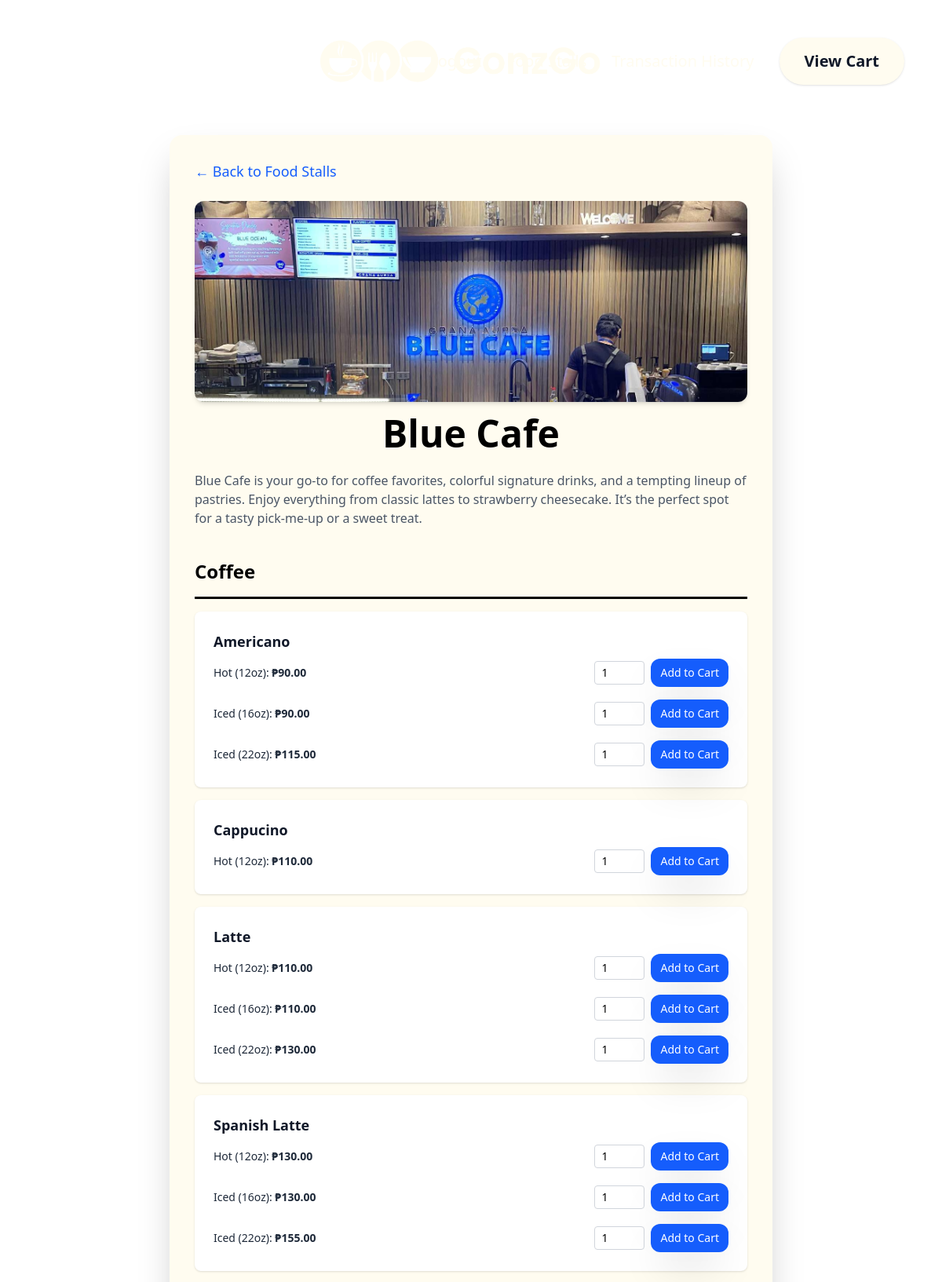
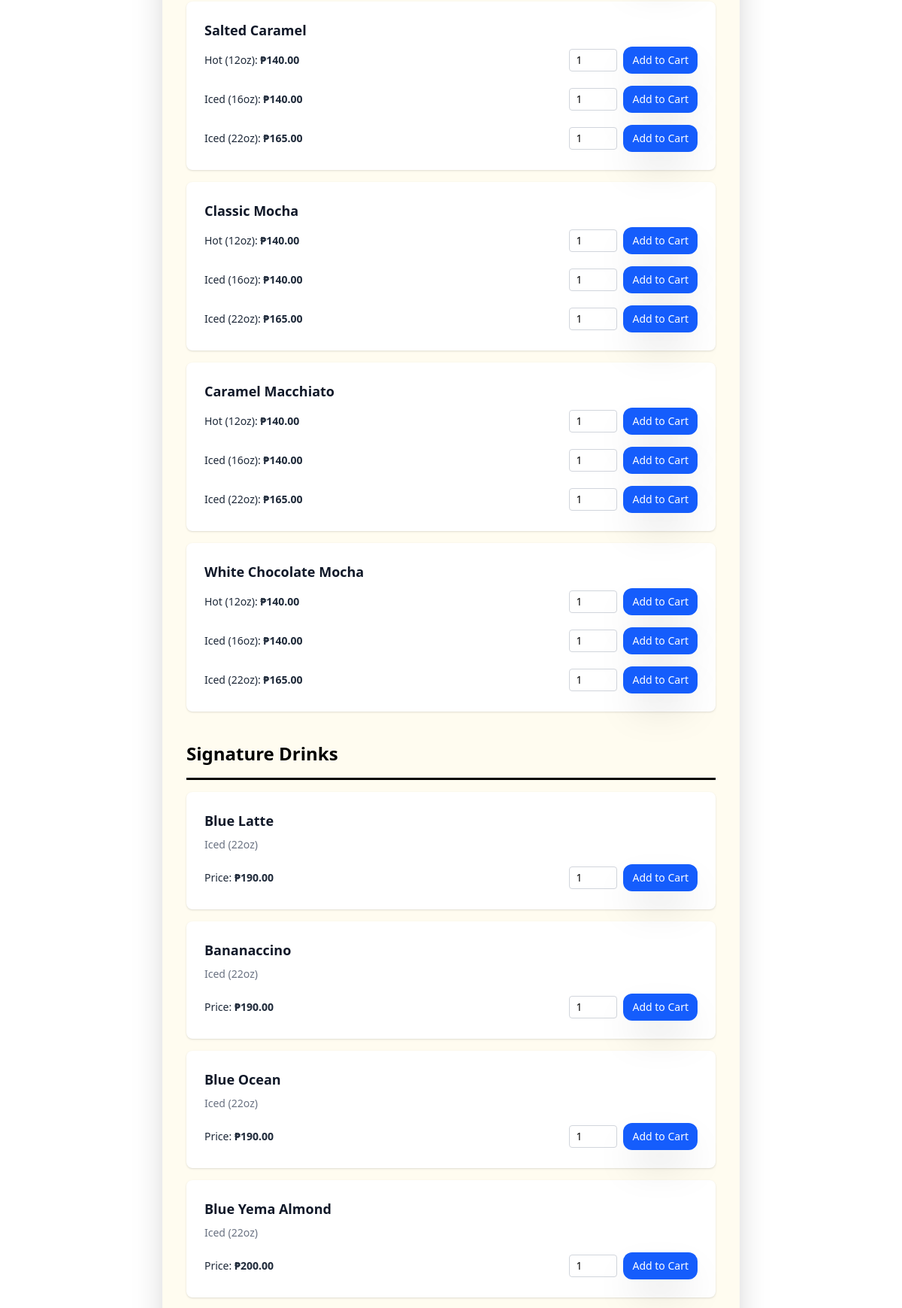
/stalls/blue-cafe (signed in, upper part), run on the app's committed database (2 pictures, top to bottom).
### stalls/models.py (models this page shows, shortened)
class FoodStall(models.Model):
    name = models.CharField(max_length=100)
    description = models.TextField(blank=True)
    slug = models.SlugField(unique=True)
    image = models.ImageField(upload_to='stalls/', blank=True)
    qr_code = models.ImageField(upload_to="stall_qrcodes/", blank=True, null=True)
    owner = models.ForeignKey(
        User,
        on_delete=models.CASCADE,
        null=True,
        blank=True,
        default=None,
        related_name='owned_stalls'
    )

class MenuCategory(models.Model):
    stall = models.ForeignKey(FoodStall, on_delete=models.CASCADE, related_name='categories')
    name = models.CharField(max_length=100)
    class Meta:
        verbose_name_plural = "Menu categories"

class MenuItem(models.Model):
    category = models.ForeignKey(MenuCategory, on_delete=models.CASCADE, related_name='items')
    name = models.CharField(max_length=100)
    description = models.TextField(blank=True)
    price = models.DecimalField(max_digits=6, decimal_places=2, blank=True, null=True)

class MenuOption(models.Model):
    item = models.ForeignKey('MenuItem', on_delete=models.CASCADE, related_name='options')
    name = models.CharField(max_length=50)
    price = models.DecimalField(max_digits=6, decimal_places=2)

### stalls/views.py (the view)
# urls.py: path('<slug:slug>', views.stall_page, name='stall_page'),
@login_required
def stall_page(request, slug):
    stall = FoodStall.objects.get(slug=slug)
    categories = stall.categories.prefetch_related('items')
    return render(request, 'stalls/stall_page.html', {
        'stall': stall,
        'categories': categories
    })

### stalls/templates/stalls/stall_page.html (shortened to what this page needs)
{% load static %}
<!DOCTYPE html>
<html lang="en">
  <head>
    <script src="https://cdn.jsdelivr.net/npm/@tailwindcss/browser@4"></script>
  </head>
  <body class="min-h-screen bg-[url('{% static 'images/background.png' %}')] bg-cover bg-center bg-fixed">
    <nav class="relative flex items-center justify-center py-12 px-12 mb-4">
      <div class="absolute left-1/2 -translate-x-1/2 flex items-center">
        <a href="{% url 'landing' %}"><img src="{% static 'images/logo-2.png' %}" alt="GonzGo Logo" class="w-96" /></a>
      </div>
      <div class="ml-auto flex items-center space-x-8">
        <form action="{% url 'users:logout' %}" method="post" style="display: inline">
          <button type="submit" class="cursor-pointer text-xl text-[#fffcf0] font-medium hover:underline">Logout</button>
        </form>
        <a href="{% url 'stalls:stall_list' %}" class="cursor-pointer text-xl text-[#fffcf0] font-medium hover:underline">Food Stalls</a>
        <a href="{% url 'stalls:transaction_history' %}" class="cursor-pointer text-xl text-[#fffcf0] font-medium hover:underline">Transaction History</a>
        <a href="{% url 'stalls:view_cart' %}" class="bg-[#fffcf0] text-xl text-gray-900 font-semibold px-8 py-4 rounded-full shadow transition hover:bg-gray-100">View Cart</a>
      </div>
    </nav>
    <div class="bg-[#fffcf0] w-3xl mx-auto py-8 px-8 rounded-2xl shadow-2xl mb-12">
      <a href="{% url 'stalls:stall_list' %}" class="inline-block mb-6 text-blue-600 hover:underline text-lg"> ← Back to Food Stalls </a>
      {% if stall.image %}
      <img src="{{ stall.image.url }}" alt="{{ stall.name }}" class="w-full h-64 object-cover object-top rounded-xl mb-4 shadow-md" />
      {% endif %}
      <h1 class="text-5xl font-bold mb-6 text-center">{{ stall.name }}</h1>
      <p class="text-gray-600 mb-10">{{ stall.description }}</p>
      {% for category in categories %}
      <h2 class="border-b-3 pb-4 text-2xl font-semibold mb-4 mt-10">{{ category.name }}</h2>
      {% for item in category.items.all %}
      <div class="mb-4">
        <div class="bg-white rounded-lg shadow p-6">
          <h3 class="text-lg font-bold text-gray-900 mb-2">{{ item.name }}</h3>
          {% if item.description %}
          <p class="text-sm text-gray-500 mb-4">{{ item.description }}</p>
          {% endif %} {% if item.options.all %}
          <div class="space-y-4">
            {% for option in item.options.all %}
            <form method="post" action="{% url 'stalls:add_to_cart' %}" class="flex items-center justify-between">
              <div class="text-sm text-gray-800">{{ option.name }}: <span class="font-semibold">₱{{ option.price }}</span></div>
              <div class="flex items-center space-x-2">
                <input type="number" name="quantity" value="1" min="1" class="w-16 text-sm px-2 py-1 border border-gray-300 rounded text-left" />
                <button type="submit" class="cursor-pointer inline-block px-3 py-2 bg-blue-600 text-white text-sm rounded-xl shadow-2xl hover:bg-blue-700 transition">Add to Cart</button>
              </div>
            </form>
            {% endfor %}
          </div>
          {% else %}
          <form method="post" action="{% url 'stalls:add_to_cart' %}" class="flex items-center justify-between mt-4">
            <div class="text-sm text-gray-800">Price: <span class="font-semibold">₱{{ item.price }}</span></div>
            <div class="flex items-center space-x-2">
              <input type="number" name="quantity" value="1" min="1" class="w-16 text-sm px-2 py-1 border border-gray-300 rounded text-left" />
              <button type="submit" class="cursor-pointer inline-block px-3 py-2 bg-blue-600 text-white text-sm rounded-xl shadow-2xl hover:bg-blue-700 transition">Add to Cart</button>
            </div>
          </form>
          {% endif %}
        </div>
      </div>
      {% empty %}
      <p class="text-gray-400 italic">No items in this category.</p>
      {% endfor %} {% endfor %}
    </div>
  </body>
</html>

### data on the page
FoodStall: image (picture), name "Blue Cafe", description "Blue Cafe is your go-to for coffee favorites, colorful signature drinks, and a tempting lineup of pastries. Enjoy everything from classic lattes to strawberry cheesecake. It’s the perfect spot for a tasty pick-me-up or a sweet treat."
MenuCategory: name "Coffee"
MenuItem: name "Americano"
MenuOption: name "Hot (12oz)", price "90.00"
MenuOption: name "Iced (16oz)", price "90.00"
MenuOption: name "Iced (22oz)", price "115.00"
MenuItem: name "Cappucino"
MenuOption: name "Hot (12oz)", price "110.00"
MenuItem: name "Latte"
MenuOption: name "Hot (12oz)", price "110.00"
MenuOption: name "Iced (16oz)", price "110.00"
MenuOption: name "Iced (22oz)", price "130.00"
MenuItem: name "Spanish Latte"
MenuOption: name "Hot (12oz)", price "130.00"
MenuOption: name "Iced (16oz)", price "130.00"
MenuOption: name "Iced (22oz)", price "155.00"
MenuItem: name "Salted Caramel"
MenuOption: name "Hot (12oz)", price "140.00"
MenuOption: name "Iced (16oz)", price "140.00"
MenuOption: name "Iced (22oz)", price "165.00"
MenuItem: name "Classic Mocha"
MenuOption: name "Hot (12oz)", price "140.00"
MenuOption: name "Iced (16oz)", price "140.00"
MenuOption: name "Iced (22oz)", price "165.00"
MenuItem: name "Caramel Macchiato"
MenuOption: name "Hot (12oz)", price "140.00"
MenuOption: name "Iced (16oz)", price "140.00"
MenuOption: name "Iced (22oz)", price "165.00"
MenuItem: name "White Chocolate Mocha"
MenuOption: name "Hot (12oz)", price "140.00"
MenuOption: name "Iced (16oz)", price "140.00"
MenuOption: name "Iced (22oz)", price "165.00"
MenuCategory: name "Signature Drinks"
MenuItem: name "Blue Latte", description "Iced (22oz)", price "190.00"
MenuItem: name "Bananaccino", description "Iced (22oz)", price "190.00"
MenuItem: name "Blue Ocean", description "Iced (22oz)", price "190.00"
MenuItem: name "Blue Yema Almond", description "Iced (22oz)", price "200.00"
